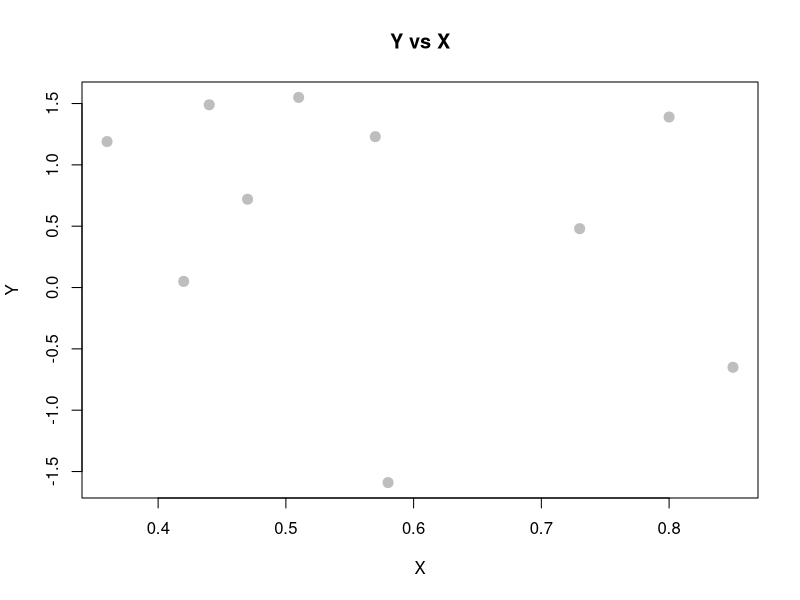
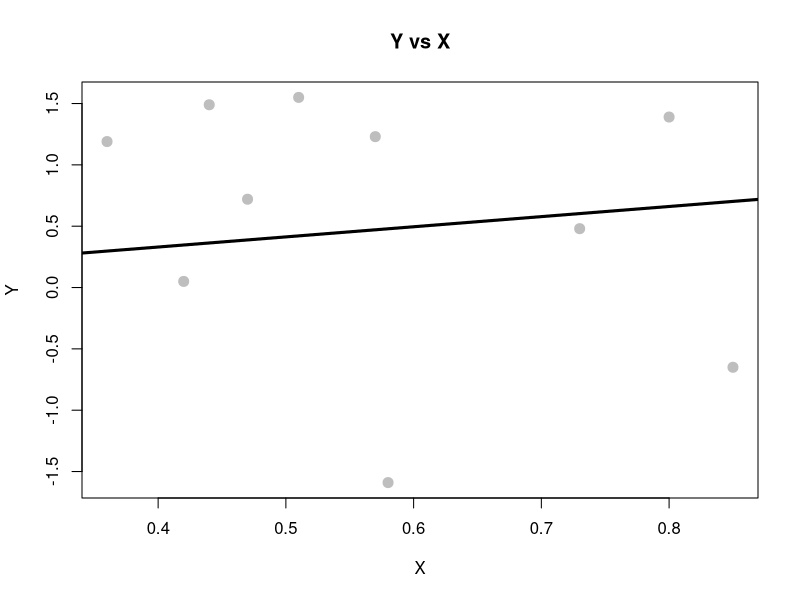

Reproduce these figures in R, in order. (Note: this script raises an error after producing the figures.)
## ---- chunk 1

#Let's just copy and paste in the R vectors from above.
x <- c(0.18, -1.54, 0.42, 0.95)
w <- c(2, 1, 3, 1)
#Create a vector of mu values
u <- c(0.1471,0.300,0.0025,1.077)

for(i in 1:4)
{
  newScore = sum(w*(x - u[i])^2)
  print(newScore)
}
## ---- chunk 2
#Or similarly do this with sapply() function
sapply(u,function(X) sum(w*(x - X)^2))
## ---- chunk 3
sum(x*w)/sum(w)
## ---- chunk 4
x <- c(0.8, 0.47, 0.51, 0.73, 0.36, 0.58, 0.57, 0.85, 0.44, 0.42)
y <- c(1.39, 0.72, 1.55, 0.48, 1.19, -1.59, 1.23, -0.65, 1.49, 0.05)

plot(y~x,
     xlab = "X",
     ylab = "Y",
     main = "Y vs X",
     pch  = 20,
     cex  = 2,
     col  = "grey")
## ---- chunk 5
# Sxy = sum((x - mean(x)) * (y - mean(y)))
# Sxx = sum((x - mean(x)) ^ 2)
# Syy = sum((y - mean(y)) ^ 2)
# c(Sxy, Sxx, Syy)
# beta_0_hat = mean(y) - beta_1_hat * mean(x)


#Uncorrected sum of products of x and y
Sxy = sum(x  * y)
#Uncorrected sum of squares of x
Sxx = sum(x *x) 
## ---- chunk 6
beta_1_hat = Sxy / Sxx

## ---- chunk 7
#Be default an intercept is included so we need to add a '- 1' term.
model.2a <- lm(y ~ x - 1)
coef(model.2a)


# model <- lm(y~x)
# model
# 
# x_centered <- y-mean(y)
# y_centered <- x-mean(x)
# model <- lm(y_centered ~ x_centered)
# model
## ---- chunk 8
model.2b <- lm(y ~ x + 0)
coef(model.2b)
## ---- chunk 9
plot(y ~ x,
     xlab = "X",
     ylab = "Y",
     main = "Y vs X",
     pch  = 20,
     cex  = 2,
     col  = "grey")
abline(model.2b, lwd = 3)
## ---- chunk 10
data("mtcars")
head(mtcars)
## ---- chunk 11
y  <- mtcars$mpg
x1 <- mtcars$wt
x2 <- mtcars$hp

x0 <- rep(1,length(x1))
Y = as.matrix(y)
X = as.matrix(cbind(x0,x1,x2))
beta_coefs <- solve(t(X) %*% X) %*% (t(X) %*% Y)
beta_coefs
## ---- chunk 12
Y_hat <- X %*% beta_coefs
SST   = sum((Y - mean(Y)) ^ 2)
SSReg = sum((Y_hat - mean(Y)) ^ 2)

R2 = SSReg/SST
R2
## ---- chunk 13
R2 <- (t(Y_hat-mean(y)) %*% (Y_hat-mean(y)))  /  (t(Y-mean(y)) %*% (Y-mean(y)))
R2
## ---- chunk 14
sampleSize <- length(Y)
numPred <-2
R2.adj <- 1 - (1 - R2)*(sampleSize - 1)/(sampleSize - numPred -1)

R2.adj
## ---- chunk 15
model.3 <- lm(y~x1+x2)
summary(model.3)
## ---- chunk 16
x <- c(0.8, 0.47, 0.51, 0.73, 0.36, 0.58, 0.57, 0.85, 0.44, 0.42)
y <- c(1.39, 0.72, 1.55, 0.48, 1.19, -1.59, 1.23, -0.65, 1.49, 0.05)

model.4 <- lm(y~x)
coef(model.4)
## ---- chunk 17
#the constant (or Y intercept) will be the expected value of Y when predictor X is zero. The expected value of Y being the mean. 
y.zero <- y - mean(y)
x.zero <- x - mean(x)

model.5a <- lm(y.zero ~ x.zero)
summary(model.5a)

plot(y~x,data = df,
     xlab = "X",
     ylab = "Y",
     main = "Y vs X",
     pch  = 20,
     cex  = 2,
     col  = "grey",
     xlim= c(0,1))
abline(model.5a, lwd = 3)
## ---- chunk 18
x <- c(0.8, 0.47, 0.51, 0.73, 0.36, 0.58, 0.57, 0.85, 0.44, 0.42)
# calculate the mean
mean(x)
## ---- chunk 19
val.min <- 0
val.max <- 1
numSims <- 1000
numVars <- 20

x <-replicate(numSims, sum(runif(numVars,val.min,val.max)))


x.mean <- sum(numVars * .5*(0+1)) # should be 10
x.var   <- sum(numVars* (0-1)^2/12)
x.std <- sqrt(x.var)
hist(x,prob = T)
# plot(density(x))
lines(density(rnorm(length(x),mean=x.mean, sd=x.std),adjust = 2),
          col="darkblue", lwd=2, yaxt="n")
## ---- chunk 20
numSims <- 1000
sampleSize <- 100
x.mean <- 69.1
x.sd <- 2.9

y.mean <- 63.7
y.sd <- 2.7

xyDiff<-replicate(numSims, mean(rnorm(sampleSize, mean = x.mean, sd = x.sd)) - mean(rnorm(sampleSize, mean = y.mean, sd = y.sd)))

hist(xyDiff,prob = T)

print("simulation mean:")
mean(xyDiff)

print("simulation sd:")
sd(xyDiff)
## ---- chunk 21
x.mean - y.mean
## ---- chunk 22
x.var = x.sd^2
y.var = y.sd^2

sqrt((x.var+y.var)/sampleSize)
